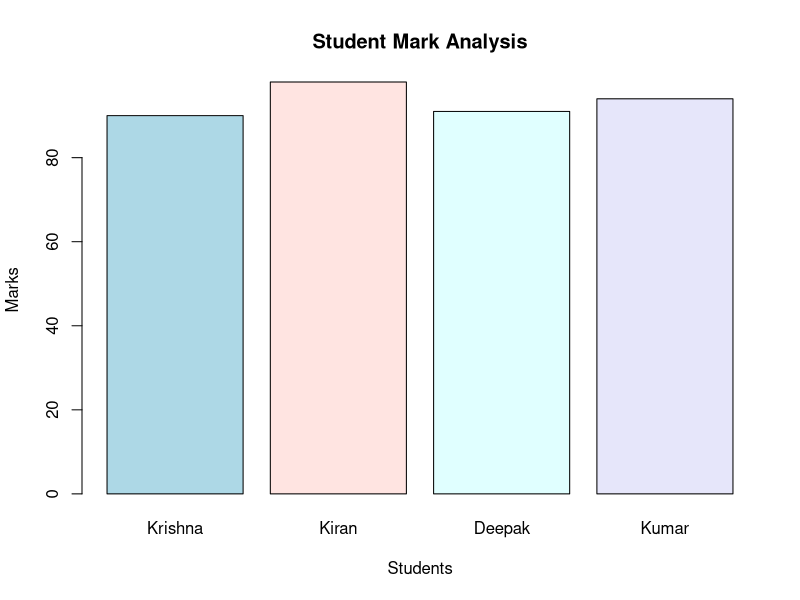

Source code (R):
#Student Mark analysis
stu_name<-c("Krishna","Kiran","Deepak","Kumar")
marks<-c(90,98,91,94)

Stu_analysis<-function(x,y)
{
  
  barplot(y,names.arg=x,xlab="Students",ylab="Marks",main = "Student Mark Analysis",border=TRUE,
          col = c("lightblue", "mistyrose","lightcyan", "lavender"))
}


Stu_analysis(stu_name,marks)